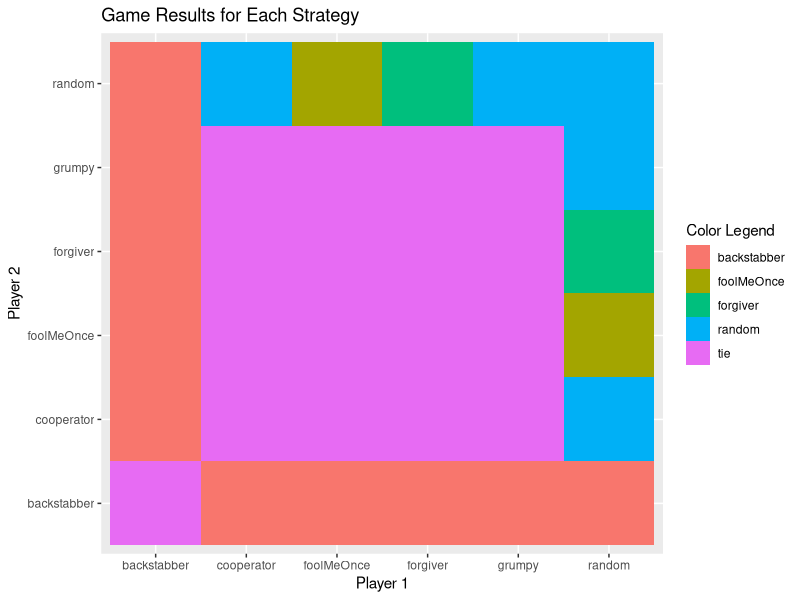

This figure's R source:
## ---- chunk 1
knitr::opts_chunk$set(echo = TRUE)

# check for required packages and install if not already
list.of.packages <- c("tools", "roxygen2", "shiny", "dplyr", "ggvis", "progress")
new.packages <- list.of.packages[!(list.of.packages %in% installed.packages()[, "Package"])]
if (length(new.packages)) install.packages(new.packages)

# load libraries
library(tools) # needed for shiny app
library(readr) # read_csv()
library(dplyr) # dplyr()
library(ggplot2) # ggplot()

## ---- chunk 2
pd_data <- read_csv("Copy of prisoners_dilemma_data.xlsx - Sheet1.csv") |> 
  mutate(winner = case_when( # if you are interested, case_when() is a very useful
    score1 > score2 ~ player1, # function to create new variables. check out how it
    score1 < score2 ~ player2, # works by googling.
    score1 == score2 ~ "tie"
  ))

pd_data_un <- pd_data %>% 
  mutate("same" = ifelse(player1 == player2, 1, 0)) %>%
  filter(same != 1) 

player1_data <- pd_data |> select(player = player1, score = score1, opponent = player2)
player2_data <- pd_data |> select(player = player2, score = score2, opponent = player1)
player_data_long <- bind_rows(player1_data, player2_data)
## ---- chunk 3
# df of just players and winners
simplified_df <- pd_data %>% 
  select(player1, player2, winner)

# get inverse of df to have no white spots in heat map
df2 <- data.frame()
for (i in (1:nrow(pd_data))){
  player1 <- pd_data$player2[i]
  player2 <- pd_data$player1[i]
  winner <- pd_data$winner[i]
  
  df2 <- rbind(df2, data.frame(player1,player2,winner))
}

# combine dfs
heatmap_df <- rbind(simplified_df, df2)
  
# graph heatmap
heatmap_graph <- ggplot(heatmap_df, aes(x = player1, y = player2, fill = winner)) +
  geom_tile() +
  labs(x = "Player 1", y = "Player 2", fill = "Color Legend", title = "Game Results for Each Strategy") 

## ---- chunk 4
heatmap_graph
